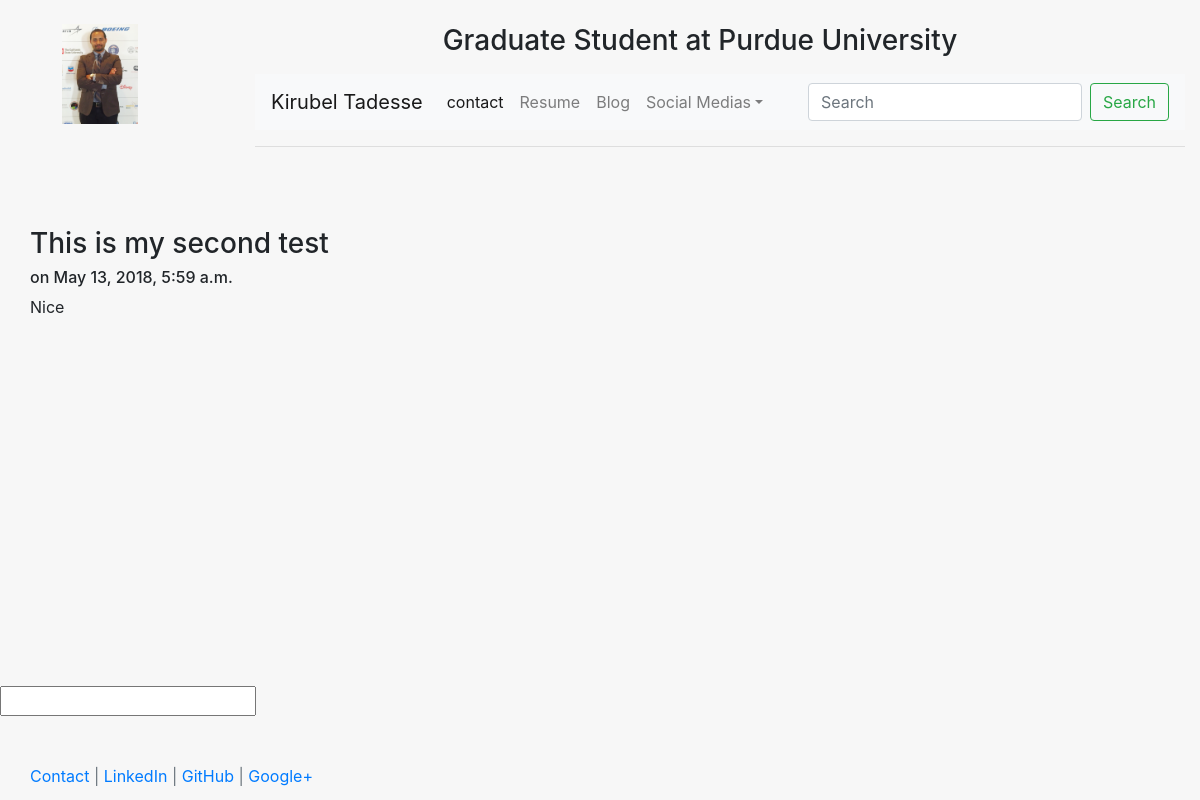
Page /blog/2 on the committed database.
### blog/models.py (models this page shows, shortened)
class Post(models.Model):
	title = models.CharField(max_length=140)
	body = models.TextField()
	date = models.DateTimeField()

### blog/templates/blog/post.html
{% extends "personal/header.html" %}
{% block content %}
<h3>{{post.title}}</h3>
<h6>on {{post.date}}</h6>
{{post.body|safe|linebreaks}}
{% endblock%}

### personal/templates/personal/header.html (style rules this page uses)
html, body { height:95% }

### rows in the picture
Post: title "This is my second test", date "May 13, 2018, 5:59 a.m.", body "Nice"
